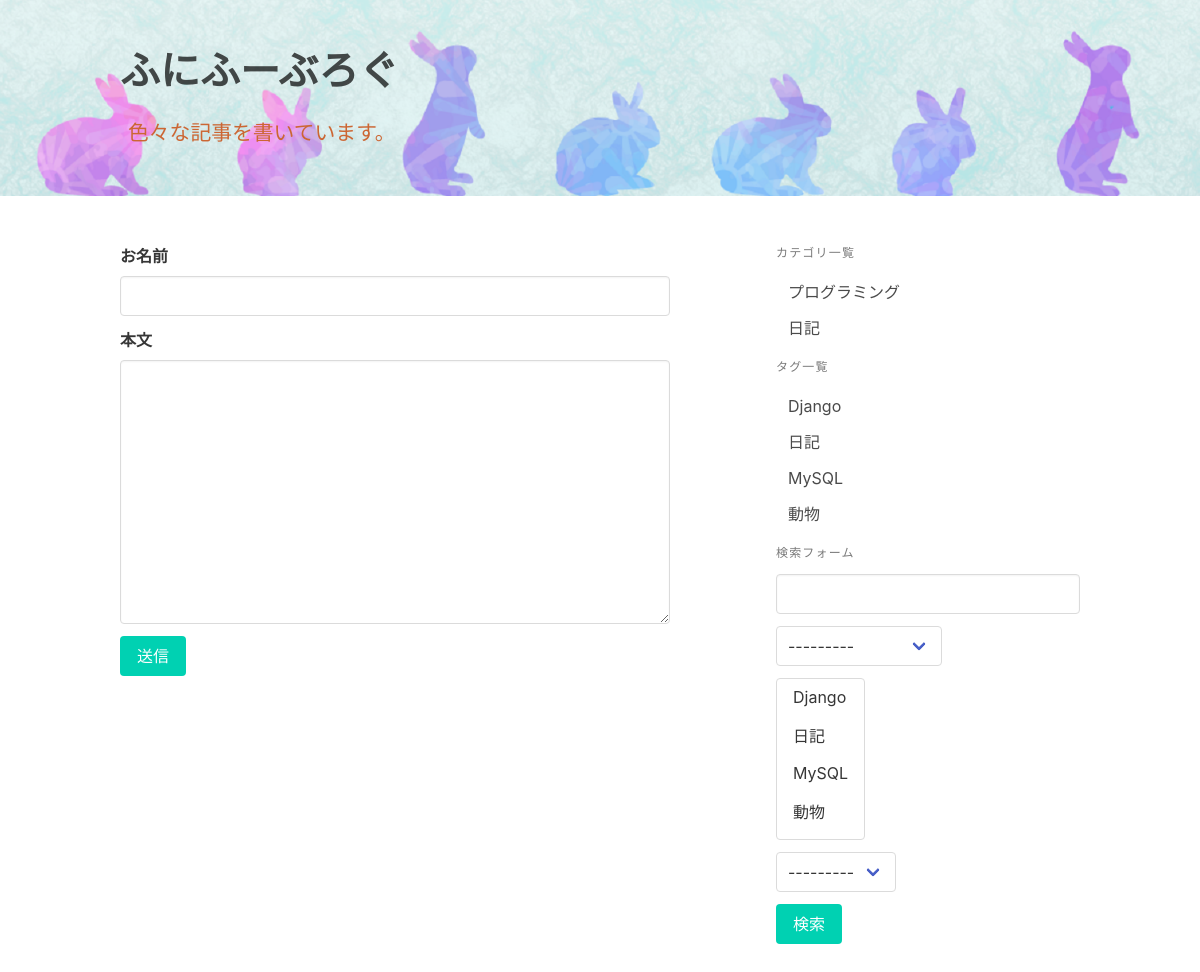
The app's page /comment/14/, older data.
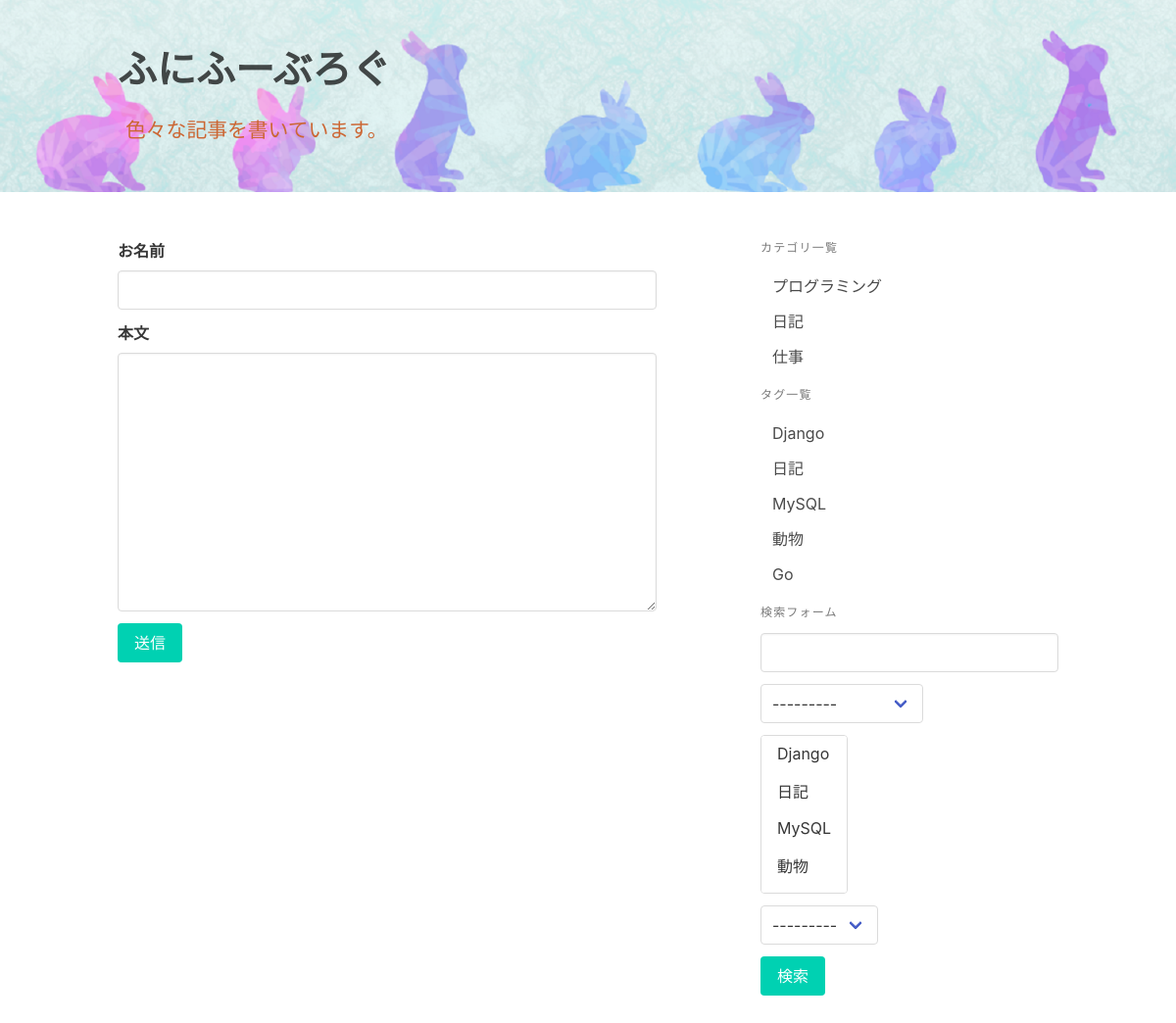
The same page, newer data.
### blog/models.py (models this page shows)
class Category(models.Model):
    name = models.CharField('カテゴリ名', max_length=255, unique=True)
    def __str__(self):
        return self.name

class Tag(models.Model):
    name = models.CharField('タグ名', max_length=255, unique=True)
    def __str__(self):
        return self.name

### blog/views.py (the view, shortened to what this page needs)
# urls.py: path('comment/<int:pk>/', views.CommentCreate.as_view(), name='comment_create'),
class CommentCreate(generic.CreateView):
    model = Comment
    form_class = CommentCreateForm

### blog/forms.py
class CommentCreateForm(forms.ModelForm):
    class Meta:
        model = Comment
        fields = ('name','text',)
        widgets = {
            'name': forms.TextInput(attrs={'class':'input'}),
            'text': forms.Textarea(attrs={'class': 'textarea'})
        }

class PostSearchForm(forms.Form):
    key_word = forms.CharField(
        label='キーワード', required=False,
        widget=forms.TextInput(attrs={'class': 'input'})
    )
    category = forms.ModelChoiceField(
        label='カテゴリの選択', required=False,
        queryset=Category.objects.all(),
    )
    tags = forms.ModelMultipleChoiceField(
        label='タグの選択', required=False,
        queryset=Tag.objects.all(),
    )
    user = forms.ModelChoiceField(
        label='投稿者', required=False,
        queryset=User.objects.all(),
    )

### blog/templatetags/blog.py (called while the page is built)
@register.inclusion_tag('blog/category_and_tag_list.html')
def create_category_and_tag_list():
    return {
        'category_list': Category.objects.all(),
        'tag_list': Tag.objects.all(),
    }

@register.inclusion_tag('blog/search_form.html')
def create_search_form(request):
    form = PostSearchForm(request.GET or None)
    return {'form': form}

### blog/templates/blog/comment_form.html (shortened to what this page needs)
{% extends 'blog/base.html' %}
{% block content %}
  <form action=" " method="post">
    {% for field in form %}
      <div class="field">
        <label class="label" for="{{field.id_for_label}}">{{field.label}}</label>
        <div class="control">
          {{field}}
        </div>
      </div>
    {% endfor %}
    <button class="button is-primary" type="submit">送信</button>
  </form>
{% endblock %}

### blog/templates/blog/category_and_tag_list.html
<p class="menu-label">カテゴリ一覧</p>
<ul class="menu-list">
  {% for category in category_list %}
    <li> <a href="{% url 'blog:post_category_list' category.pk %}">{{category}}</a> </li>
  {% endfor %}
</ul>
<p class="menu-label">タグ一覧</p>
<ul class="menu-list">
  {% for tag in tag_list %}
    <li> <a href="{% url 'blog:post_tag_list' tag.pk %}">{{tag}}</a> </li>
  {% endfor %}
</ul>

Row changes from the older to the newer data that the page shows:
added Category: name "仕事"
added Tag: name "Go"
